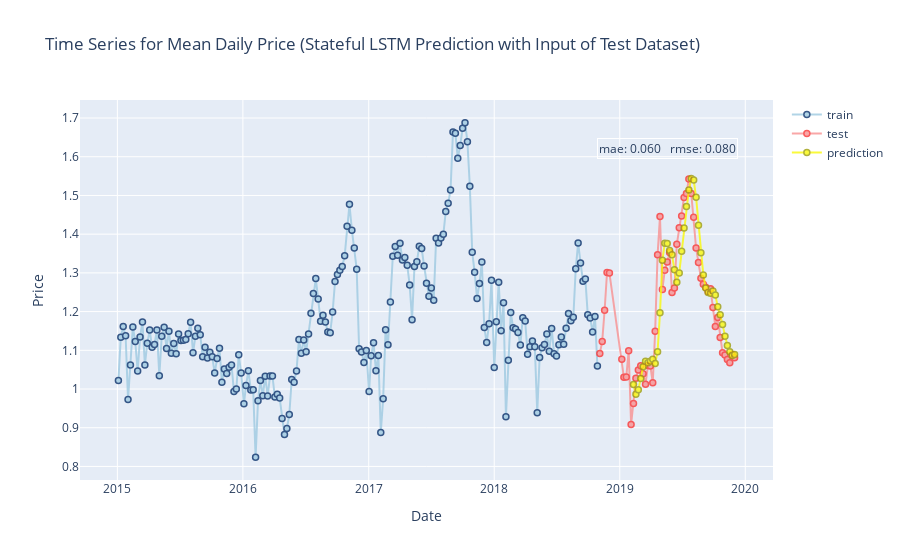

This figure's notebook cell:
### Markdown cell above
#### Plot the results of Stateful LSTM with prediction from test dataset

### Code cell
#Plot the stateful LSTM prediction for the testset data
import plotly
from plotly.offline import init_notebook_mode, iplot
import plotly.graph_objs as go
init_notebook_mode(connected=True)

fig = go.Figure()

scatter1=go.Scatter(x=stateful_prediction_from_test_data_df.index,y=stateful_prediction_from_test_data_df['train'],
                   name='train',mode='lines+markers',marker=dict(
                                 color='rgb(158,202,225)',
                                 line=dict(
                                 color='rgb(8,48,107)',
                                 width=1.5)),
                                opacity=0.8)
scatter2=go.Scatter(x=stateful_prediction_from_test_data_df.index,y=stateful_prediction_from_test_data_df['test'],
                   name='test',mode='lines+markers',marker=dict(
                                 color='rgb(248,146,146)',
                                 line=dict(
                                 color='rgb(249,52,52)',
                                 width=1.5)),
                                opacity=0.8)

scatter3=go.Scatter(x=stateful_prediction_from_test_data_df.index,y=stateful_prediction_from_test_data_df['prediction'],
                   name='prediction',mode='lines+markers',marker=dict(
                                 color='rgb(249,249,11)',
                                 line=dict(
                                 color='rgb(158,158,14)',
                                 width=1.5)),
                                opacity=0.8)






data=[scatter1,scatter2,scatter3]

layout = go.Layout(title='Time Series for Mean Daily Price (Stateful LSTM Prediction with Input of Test Dataset)',
                  xaxis={'title':'Date'},yaxis={'title':'Price'},
                   annotations=[
            go.layout.Annotation(
                text='mae: {mae_value:.3f} \n rmse: {rmse_value:.3f}'.format(mae_value=stateful_from_test_data_mae,rmse_value=stateful_from_test_data_rmse),
                align='left',
                showarrow=False,
                xref='paper',
                yref='paper',
                x=0.95,
                y=0.9,
                bordercolor='white',
                borderwidth=1,
                
            )
        ])
fig=go.Figure(data=data,layout=layout)

fig.show("png")

# try:
#     fig.show()
# except:
#     fig.show("svg")
#figure.show(renderer="colab")

### Figure 1 — Plotly figure (JSON) as saved in the notebook; plotly's stock layout.template omitted (floating-point values rounded to 4 significant figures; data arrays with more than 128 entries replaced by an {"elided": "..."} marker saying what was removed)
{"data": [{"marker": {"color": "rgb(158,202,225)", "line": {"color": "rgb(8,48,107)", "width": 1.5}}, "mode": "lines+markers", "name": "train", "opacity": 0.8, "type": "scatter", "x": {"elided": "253 str values"}, "y": {"elided": "253 float values"}}, {"marker": {"color": "rgb(248,146,146)", "line": {"color": "rgb(249,52,52)", "width": 1.5}}, "mode": "lines+markers", "name": "test", "opacity": 0.8, "type": "scatter", "x": {"elided": "253 str values"}, "y": {"elided": "253 float values"}}, {"marker": {"color": "rgb(249,249,11)", "line": {"color": "rgb(158,158,14)", "width": 1.5}}, "mode": "lines+markers", "name": "prediction", "opacity": 0.8, "type": "scatter", "x": {"elided": "253 str values"}, "y": {"elided": "253 float values"}}], "layout": {"annotations": [{"align": "left", "bordercolor": "white", "borderwidth": 1, "showarrow": false, "text": "mae: 0.060 \n rmse: 0.080", "x": 0.95, "xref": "paper", "y": 0.9, "yref": "paper"}], "title": {"text": "Time Series for Mean Daily Price (Stateful LSTM Prediction with Input of Test Dataset)"}, "xaxis": {"title": {"text": "Date"}}, "yaxis": {"title": {"text": "Price"}}}}
